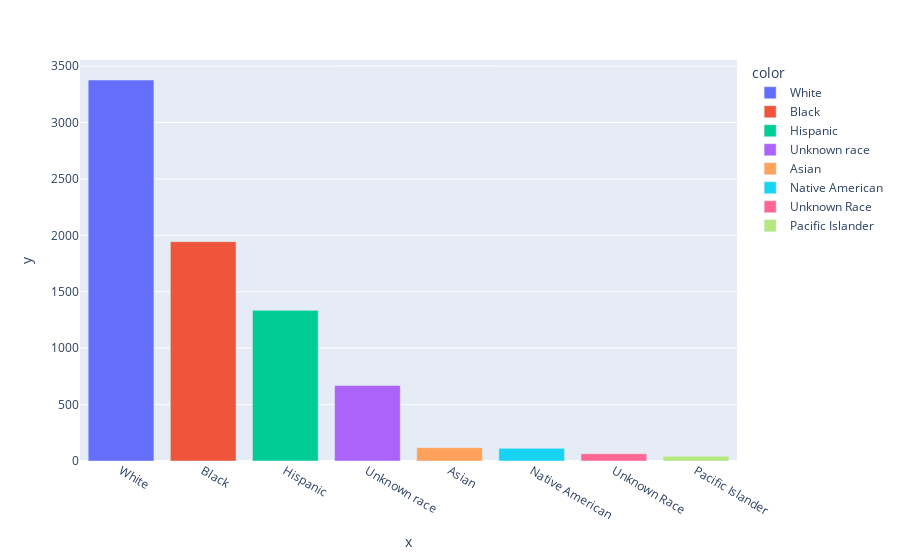

Source (notebook cell):
### Markdown cell above
### Ethnicity distribution of killings (absolute)

### Code cell
# Get counts of killings per race
race_dist = police_killings[:-2]["Victim's race"].value_counts()

# Plot graph
fig = px.bar(race_dist, 
             x=race_dist.index, 
             y=race_dist.values,
             color=race_dist.index)
fig.show()

### Figure 1 — Plotly figure (JSON) as saved in the notebook; plotly's stock layout.template omitted (floating-point values rounded to 4 significant figures)
{"data": [{"alignmentgroup": "True", "hovertemplate": "color=White<br>x=%{x}<br>y=%{y}<extra></extra>", "legendgroup": "White", "marker": {"color": "#636efa"}, "name": "White", "offsetgroup": "White", "orientation": "v", "showlegend": true, "textposition": "auto", "type": "bar", "x": ["White"], "xaxis": "x", "y": [3376], "yaxis": "y"}, {"alignmentgroup": "True", "hovertemplate": "color=Black<br>x=%{x}<br>y=%{y}<extra></extra>", "legendgroup": "Black", "marker": {"color": "#EF553B"}, "name": "Black", "offsetgroup": "Black", "orientation": "v", "showlegend": true, "textposition": "auto", "type": "bar", "x": ["Black"], "xaxis": "x", "y": [1944], "yaxis": "y"}, {"alignmentgroup": "True", "hovertemplate": "color=Hispanic<br>x=%{x}<br>y=%{y}<extra></extra>", "legendgroup": "Hispanic", "marker": {"color": "#00cc96"}, "name": "Hispanic", "offsetgroup": "Hispanic", "orientation": "v", "showlegend": true, "textposition": "auto", "type": "bar", "x": ["Hispanic"], "xaxis": "x", "y": [1335], "yaxis": "y"}, {"alignmentgroup": "True", "hovertemplate": "color=Unknown race<br>x=%{x}<br>y=%{y}<extra></extra>", "legendgroup": "Unknown race", "marker": {"color": "#ab63fa"}, "name": "Unknown race", "offsetgroup": "Unknown race", "orientation": "v", "showlegend": true, "textposition": "auto", "type": "bar", "x": ["Unknown race"], "xaxis": "x", "y": [670], "yaxis": "y"}, {"alignmentgroup": "True", "hovertemplate": "color=Asian<br>x=%{x}<br>y=%{y}<extra></extra>", "legendgroup": "Asian", "marker": {"color": "#FFA15A"}, "name": "Asian", "offsetgroup": "Asian", "orientation": "v", "showlegend": true, "textposition": "auto", "type": "bar", "x": ["Asian"], "xaxis": "x", "y": [118], "yaxis": "y"}, {"alignmentgroup": "True", "hovertemplate": "color=Native American<br>x=%{x}<br>y=%{y}<extra></extra>", "legendgroup": "Native American", "marker": {"color": "#19d3f3"}, "name": "Native American", "offsetgroup": "Native American", "orientation": "v", "showlegend": true, "textposition": "auto", "type": "bar", "x": ["Native American"], "xaxis": "x", "y": [112], "yaxis": "y"}, {"alignmentgroup": "True", "hovertemplate": "color=Unknown Race<br>x=%{x}<br>y=%{y}<extra></extra>", "legendgroup": "Unknown Race", "marker": {"color": "#FF6692"}, "name": "Unknown Race", "offsetgroup": "Unknown Race", "orientation": "v", "showlegend": true, "textposition": "auto", "type": "bar", "x": ["Unknown Race"], "xaxis": "x", "y": [64], "yaxis": "y"}, {"alignmentgroup": "True", "hovertemplate": "color=Pacific Islander<br>x=%{x}<br>y=%{y}<extra></extra>", "legendgroup": "Pacific Islander", "marker": {"color": "#B6E880"}, "name": "Pacific Islander", "offsetgroup": "Pacific Islander", "orientation": "v", "showlegend": true, "textposition": "auto", "type": "bar", "x": ["Pacific Islander"], "xaxis": "x", "y": [42], "yaxis": "y"}], "layout": {"barmode": "relative", "legend": {"title": {"text": "color"}, "tracegroupgap": 0}, "margin": {"t": 60}, "xaxis": {"anchor": "y", "domain": [0, 1], "title": {"text": "x"}}, "yaxis": {"anchor": "x", "domain": [0, 1], "title": {"text": "y"}}}}
